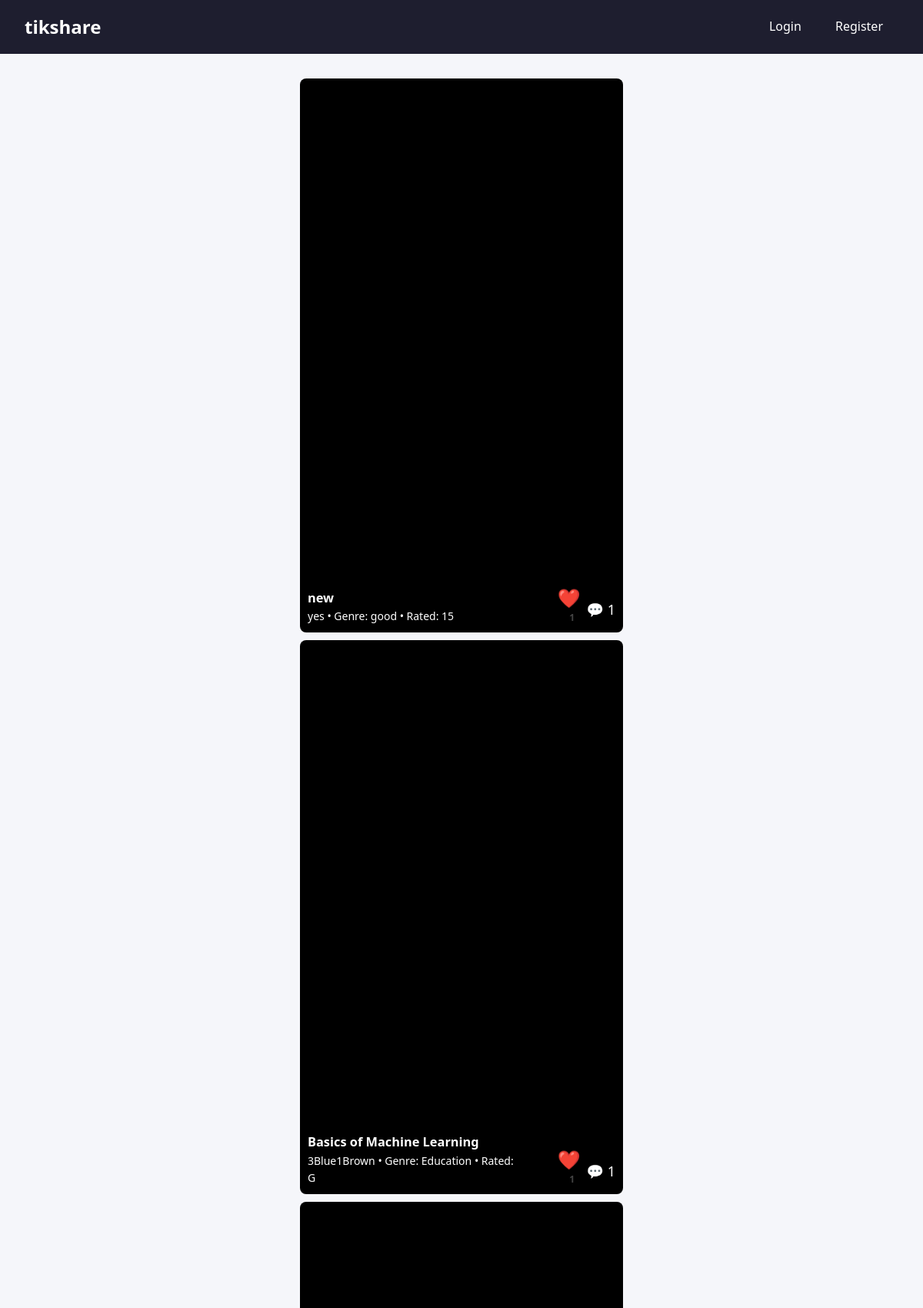
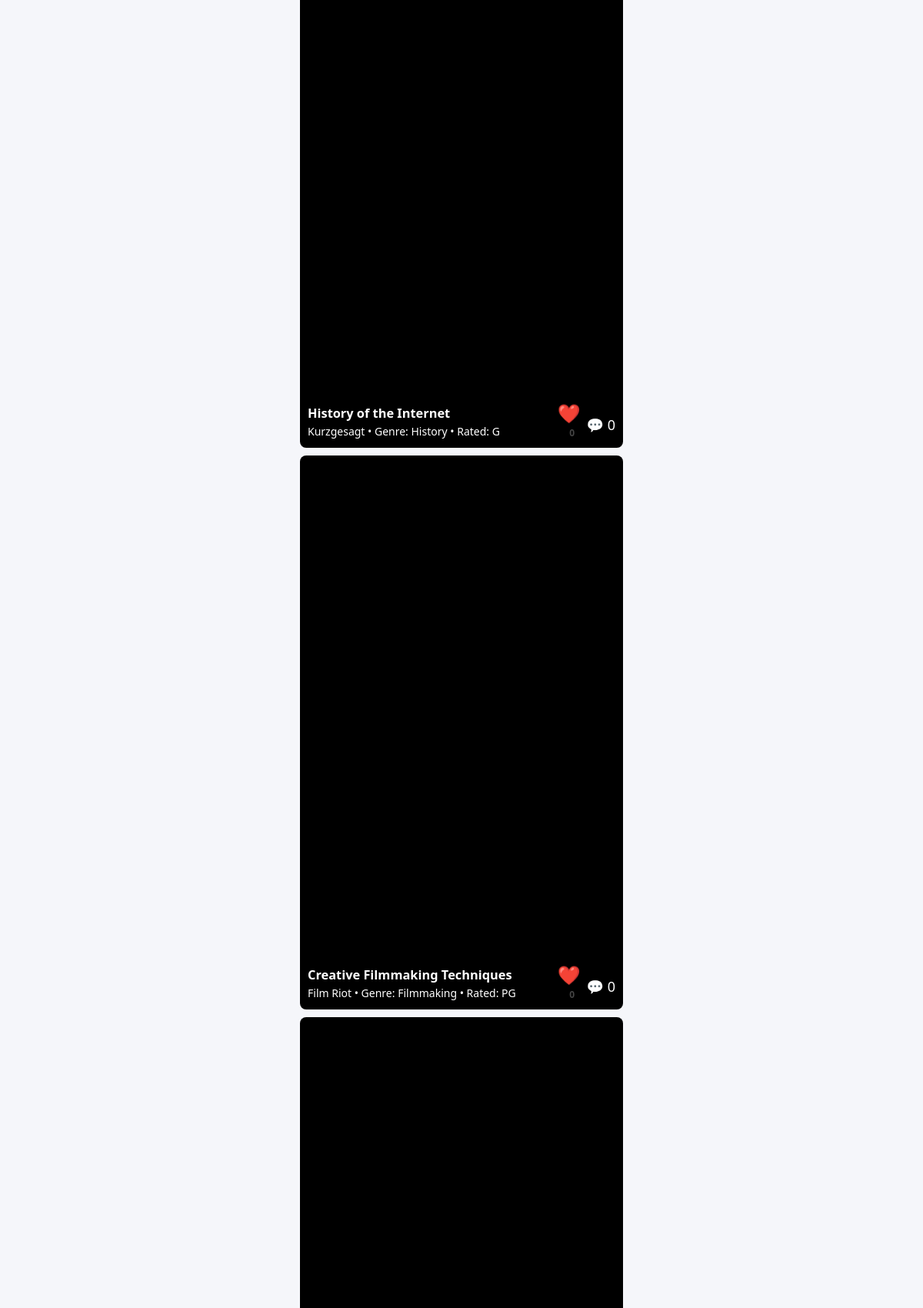
The page /shorts (upper part) on the database its author committed (2 pictures, top to bottom).
### tables this page shows
CREATE TABLE videos (
    id INTEGER PRIMARY KEY AUTOINCREMENT,
    title TEXT NOT NULL,
    publisher TEXT NOT NULL,
    producer TEXT,
    genre TEXT,
    age_rating TEXT,
    url TEXT NOT NULL,
    uploaded_by INTEGER,
    FOREIGN KEY (uploaded_by) REFERENCES users(id)
);

### app.py (the view)
@app.route('/shorts')
def shorts():
    db = get_db()
    try:
        videos = db.execute('''
            SELECT v.*,
                   (SELECT COUNT(*) FROM comments c WHERE c.video_id = v.id) as comment_count,
                   (SELECT COUNT(*) FROM likes l WHERE l.video_id = v.id) as like_count
            FROM videos v
            ORDER BY v.id DESC
        ''').fetchall()
        video_list = []
        for video in videos:
            comments = db.execute('''
                SELECT c.comment, c.rating, u.username, c.created_at
                FROM comments c
                JOIN users u ON c.user_id = u.id
                WHERE c.video_id = ?
                ORDER BY c.id DESC
            ''', (video['id'],)).fetchall()
            video_dict = dict(video)
            video_dict['comments'] = comments
            video_dict['comment_count'] = video['comment_count'] or 0
            video_dict['like_count'] = video['like_count'] or 0
            video_list.append(video_dict)
        return render_template('shorts.html', videos=video_list)
    except sqlite3.Error as e:
        app.logger.error(f"Error in /shorts route: {e}")
        flash('An error occurred while loading videos.')
        return render_template('shorts.html', videos=[])

### app.py (called while the page is built)
def get_db():
    conn = sqlite3.connect(DATABASE)
    conn.row_factory = sqlite3.Row
    return conn

### templates/shorts.html (shortened to what this page needs)
{% extends "base.html" %}
{% block content %}
<div class="shorts-container">
    {% for video in videos %}
        <div class="shorts-item">
            <a href="{{ url_for('watch', video_id=video['id']) }}">
                <video class="shorts-full-video" autoplay loop muted playsinline>
                    <source src="{{ video['url'] }}" type="video/mp4">
                </video>
            </a>
            <div class="shorts-overlay">
                <div class="shorts-meta">
                    <h3>{{ video['title'] }}</h3>
                    <p>{{ video['publisher'] }} • Genre: {{ video['genre'] or "N/A" }} • Rated: {{ video['age_rating'] or "N/A" }}</p>
                </div>
                <div class="shorts-actions">
                    <form method="POST" action="{{ url_for('like') }}" class="like-form" data-video-id="{{ video['id'] }}">
                        <button type="button" class="like-btn" data-liked="false">❤️</button>
                        <span class="like-count">{{ video['like_count'] }}</span>
                    </form>
                    <a href="{{ url_for('watch', video_id=video['id']) }}" class="comment-link">
                        💬 {{ video['comment_count'] }}
                    </a>
                </div>
            </div>
        </div>
    {% endfor %}
</div>
{% endblock %}

### static/style.css (style rules this page uses)
* { margin: 0; padding: 0; box-sizing: border-box; }
body { font-family: 'Segoe UI', Tahoma, Geneva, Verdana, sans-serif; background: #f5f6fa; color: #333; line-height: 1.6; min-height: 100vh; }
.shorts-actions { display: flex; align-items: center; justify-content: space-between; flex-wrap: wrap; gap: 0.5rem; }
.like-btn { font-size: 1.5rem; border: none; background: none; cursor: pointer; transition: transform 0.2s ease; }
.like-count { margin-left: 0.5rem; font-weight: bold; color: #444; }
.comment-link { color: #4e73df; text-decoration: none; font-size: 0.95rem; transition: color 0.2s ease; }

### templates/shorts.html (style rules this page uses)
.shorts-container { display: flex; flex-direction: column; align-items: center; gap: 10px; }
.shorts-item { position: relative; width: 100%; max-width: 420px; height: 90vh; background: black; overflow: hidden; border-radius: 8px; }
.shorts-full-video { width: 100%; height: 100%; object-fit: cover; }
.shorts-overlay { position: absolute; bottom: 10px; left: 10px; right: 10px; color: white; display: flex; justify-content: space-between; align-items: flex-end; }
.shorts-meta { max-width: 70%; font-size: 14px; }
.shorts-actions { text-align: center; }
.like-btn { background: transparent; border: none; font-size: 24px; color: white; cursor: pointer; }
.like-count { display: block; font-size: 12px; }
.comment-link { display: block; font-size: 18px; color: white; text-decoration: none; margin-top: 8px; }

### rows shown on the page
videos: title "new", publisher "yes", genre "good", age_rating "15", like_count "1", comment_count "1"
videos: title "Basics of Machine Learning", publisher "3Blue1Brown", genre "Education", age_rating "G", like_count "1", comment_count "1"
videos: title "History of the Internet", publisher "Kurzgesagt", genre "History", age_rating "G", like_count "0", comment_count "0"
videos: title "Creative Filmmaking Techniques", publisher "Film Riot", genre "Filmmaking", age_rating "PG", like_count "0", comment_count "0"
